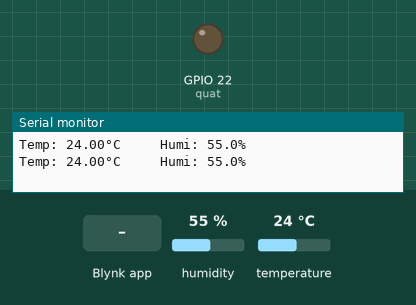
Simulated run of this sketch. Board: ESP32. On the bench: output pins drawn as LEDs (lit = HIGH), the last lines printed to the serial monitor. The inputs (shaded band) are chosen by the test bench; at power-on: humidity 55 %, temperature 24 °C. WiFi joins after 1.5 s; servers stay silent unless stated.

Above: at 3.0 s.
3.1 s: Blynk app writes 1 to V2
At 4.3 s:
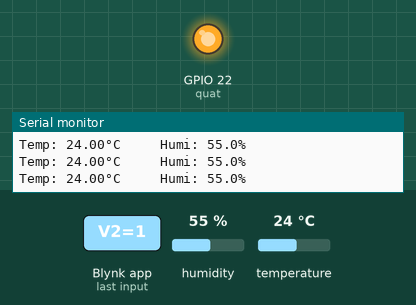
4.6 s: Blynk app writes 0 to V2
At 5.6 s:
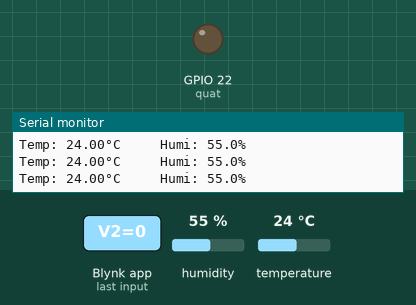
6.1 s: Blynk app writes 200 to V2
At 6.7 s:
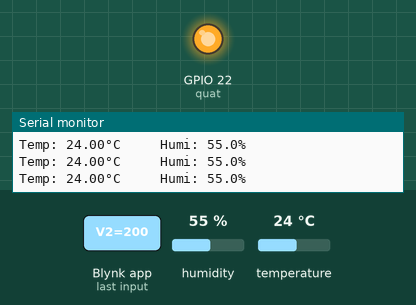
Timing chart, 0 to 9.1 s (numbered marks = the images above; inputs shaded):
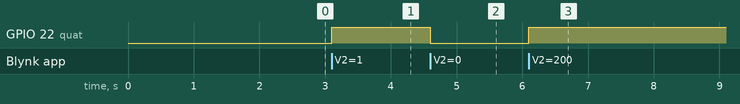

The sketch:

presen_03.ino
```cpp
#define BLYNK_TEMPLATE_ID "TMPL6L_IZrTtN"
#define BLYNK_TEMPLATE_NAME "Presentation 03 Assignment"
#define BLYNK_AUTH_TOKEN "88YoD6E0Px5DjsGqT_n2UBsVZQNyeFtE"

#include <WiFi.h>
#include <BlynkSimpleEsp32.h>
#include <DHT.h>
#define BLYNK_PRINT Serial
char auth[] = BLYNK_AUTH_TOKEN;
char ssid[] = "LUN 1";
char pass[] = "Xomtro179";

#define cb 33
#define quat 22
const int DHTTYPE = DHT11;
DHT dht(cb, DHTTYPE);
float doC, doam;
unsigned long time_dht = 0;

void cb_dht11(){
  doam = dht.readHumidity();
  doC = dht.readTemperature();
  if (isnan(doam)||isnan(doC)){
    Serial.println("Khong co gia tri tra ve tu cam bien");
    return;
  }
  Serial.print("Temp: " + String(doC, 2) + "°C" + "     ");
  Blynk.virtualWrite(V0, doC);
  Serial.println("Humi: " + String(doam, 1) + "%");
  Blynk.virtualWrite(V1, doam);
}

BLYNK_WRITE(V2){
  int quat_tt = param.asInt();
  digitalWrite(quat, quat_tt);
}

void setup() {
  Serial.begin(115200);
  Blynk.begin(auth, ssid, pass);
  dht.begin();
  pinMode(quat, OUTPUT);
  digitalWrite(quat, LOW);
}

void loop() {
  Blynk.run();
  if((millis()-time_dht)>1000){
    cb_dht11();
    time_dht=millis();
  }
}
```

Measured:
- after the input at 3.1 s, GPIO 22 (quat): LOW → HIGH at once
- after the input at 4.6 s, GPIO 22 (quat): HIGH → LOW at once
- after the input at 6.1 s, GPIO 22 (quat): LOW → HIGH at once
